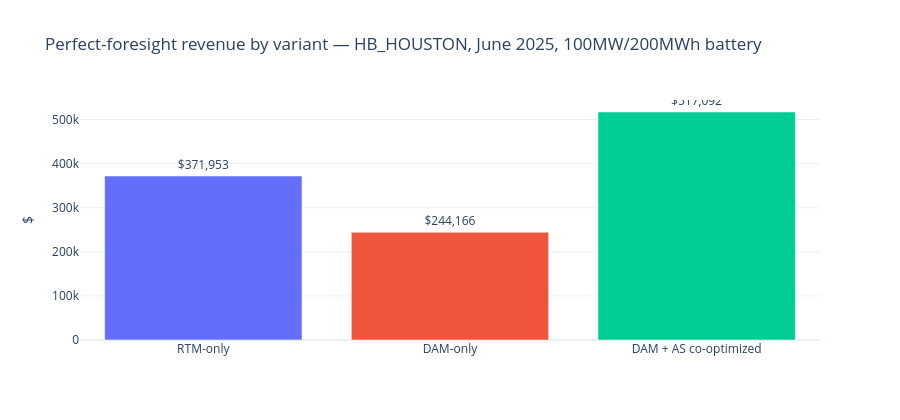

Notebook code for this chart:
### Markdown cell above
## 2. The perfect-foresight benchmark

`solve_perfect_foresight()` is a linear program (CVXPY/HiGHS): given a realized price
series and the battery's physical/economic parameters (power, energy, round-trip
efficiency, degradation cost, daily cycle limit), it finds the charge/discharge
trajectory that maximizes revenue *with full hindsight*. That's the ceiling every
causal, no-lookahead strategy in M3 gets scored against.

Three variants, same battery, same month:
- **RTM-only** — energy arbitrage against 15-minute real-time prices
- **DAM-only** — energy arbitrage against hourly day-ahead prices
- **DAM + AS co-optimized** — day-ahead energy plus ancillary service capacity awards

The LP formulation, and why AS co-optimization is capacity-only (no deployment
energy, no SoC impact — a deliberate simplifying assumption), are documented in
[ADR 0006](../docs/adr/0006-perfect-foresight-lp-formulation.md) and
[ADR 0007](../docs/adr/0007-as-capacity-only-co-optimization.md).

### Code cell
rtm_ts, rtm_prices = load_spp_series(con, "silver_rtm_spp", HUB, START, END)
rtm_result = solve_perfect_foresight(rtm_ts, rtm_prices, battery, interval_hours=0.25)

dam_ts, dam_prices = load_spp_series(con, "silver_dam_spp", HUB, START, END)
dam_result = solve_perfect_foresight(dam_ts, dam_prices, battery, interval_hours=1.0)

as_prices = load_dam_as_price_series(con, dam_ts, START, END)
dam_as_result = solve_perfect_foresight(dam_ts, dam_prices, battery, interval_hours=1.0, as_prices_usd_per_mw=as_prices)

revenue = pd.DataFrame([
    {"variant": "RTM-only", "revenue_usd": rtm_result.total_revenue_usd},
    {"variant": "DAM-only", "revenue_usd": dam_result.total_revenue_usd},
    {"variant": "DAM + AS co-optimized", "revenue_usd": dam_as_result.total_revenue_usd},
])

fig = go.Figure(go.Bar(
    x=revenue["variant"], y=revenue["revenue_usd"],
    marker_color=["#636EFA", "#EF553B", "#00CC96"],
    text=revenue["revenue_usd"].map(lambda v: f"${v:,.0f}"), textposition="outside",
))
fig.update_layout(
    title=f"Perfect-foresight revenue by variant — {HUB}, June 2025, {battery.power_mw:.0f}MW/{battery.energy_mwh:.0f}MWh battery",
    yaxis_title="$", height=420, showlegend=False,
)
fig.show()
revenue

### Figure 1 — Plotly figure (JSON) as saved in the notebook; plotly's stock layout.template omitted (floating-point values rounded to 4 significant figures)
{"data": [{"marker": {"color": ["#636EFA", "#EF553B", "#00CC96"]}, "text": ["$371,953", "$244,166", "$517,092"], "textposition": "outside", "type": "bar", "x": ["RTM-only", "DAM-only", "DAM + AS co-optimized"], "y": [372000.0, 244200.0, 517100.0]}], "layout": {"height": 420, "showlegend": false, "title": {"text": "Perfect-foresight revenue by variant — HB_HOUSTON, June 2025, 100MW/200MWh battery"}, "yaxis": {"title": {"text": "$"}}}}
